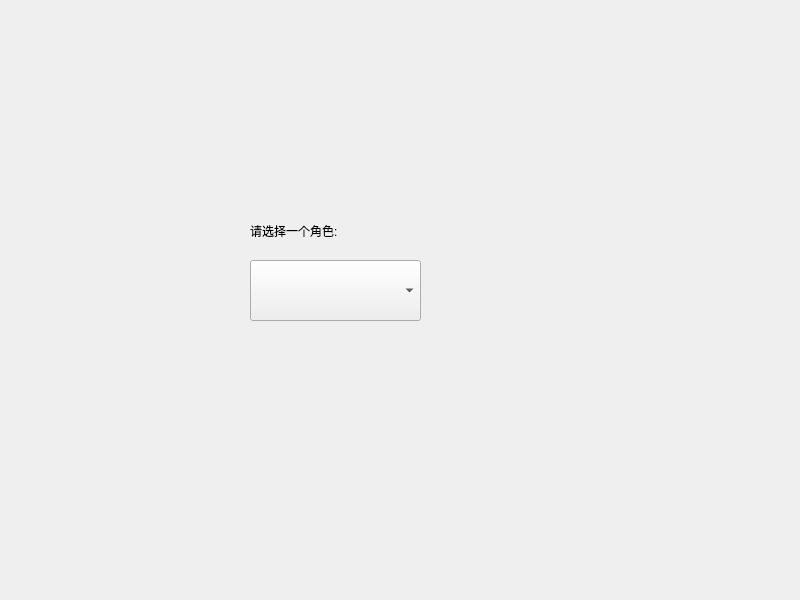
<?xml version="1.0" encoding="UTF-8"?>
<ui version="4.0">
 <class>Widget</class>
 <widget class="QWidget" name="Widget">
  <property name="geometry">
   <rect>
    <x>0</x>
    <y>0</y>
    <width>800</width>
    <height>600</height>
   </rect>
  </property>
  <property name="windowTitle">
   <string>Widget</string>
  </property>
  <widget class="QComboBox" name="comboBox">
   <property name="geometry">
    <rect>
     <x>250</x>
     <y>260</y>
     <width>171</width>
     <height>61</height>
    </rect>
   </property>
  </widget>
  <widget class="QLabel" name="label">
   <property name="geometry">
    <rect>
     <x>250</x>
     <y>210</y>
     <width>191</width>
     <height>41</height>
    </rect>
   </property>
   <property name="text">
    <string>请选择一个角色:</string>
   </property>
  </widget>
 </widget>
 <resources/>
 <connections/>
</ui>
